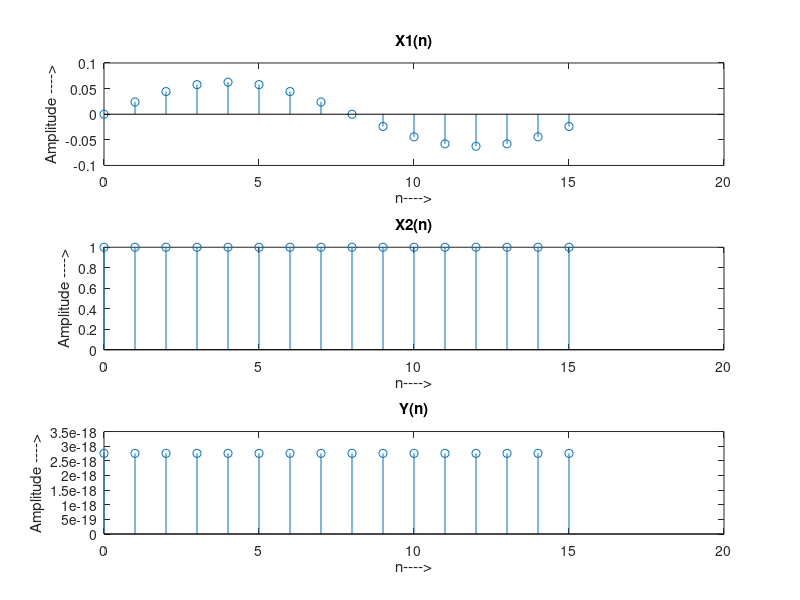

The MATLAB source for this figure:
N=16;
x1=zeros(size(N));
y1=zeros(size(N));
for n=1:N
    x1(n)=sum(cos(2*pi*(n-1))/N)*sin((2*pi*(n-1)/N));
end;
k=[0:N-1];
subplot(3,1,1);
stem(k,x1);
xlabel ('n---->');
ylabel ('Amplitude ---->');
title('X1(n)');
m=[0:N-1];
x2=zeros(size(m));
x2(m>=0)=1;
subplot(3,1,2);
stem(m,x2);
xlabel ('n---->');
ylabel ('Amplitude ---->');
title('X2(n)');
cc=cconv(x1,x2,N);
subplot(3,1,3);
stem(k,-cc);
xlabel ('n---->');
ylabel ('Amplitude ---->');
title('Y(n)');

    